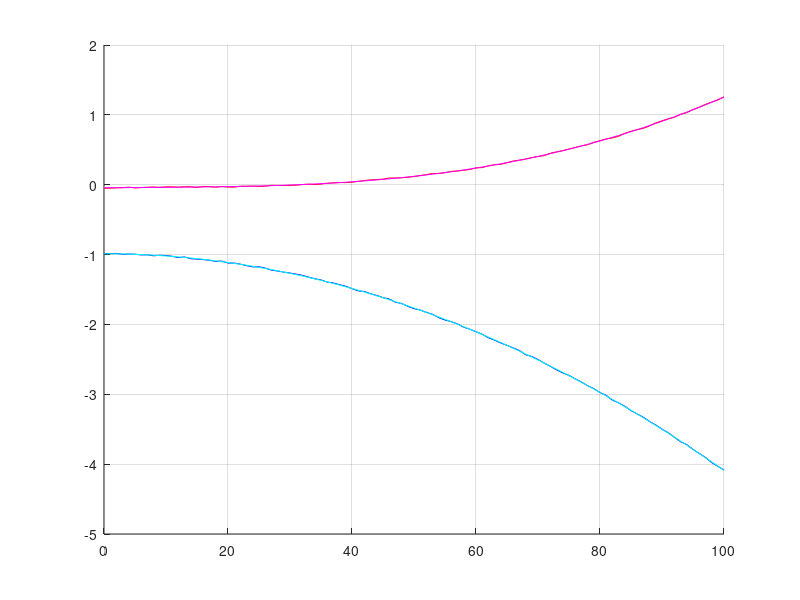
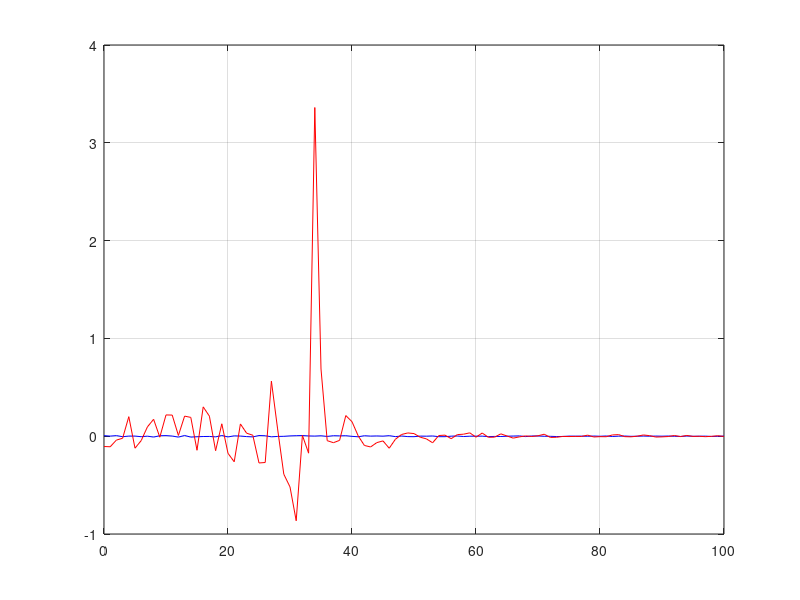

The MATLAB script that drew these images, in order:
load('datatx4.mat');

p1 = polyfit(t, xx, 2);
p2 = polyfit(t, yy, 4);
appr1 = polyval(p1, t);
appr2 = polyval(p2, t);

p1
p2

er1 = (appr1 ./ xx) - 1;
er2 = (appr2 ./ yy) - 1;

hold on;
grid on;
plot(t, xx, 'b');
plot(t, appr1, 'c');
plot(t, yy, 'r');
plot(t, appr2, 'm');

hold off;
figure;
plot(t, er1, 'b');

hold on;
grid on;
plot(t, er2, 'r');
hold off;